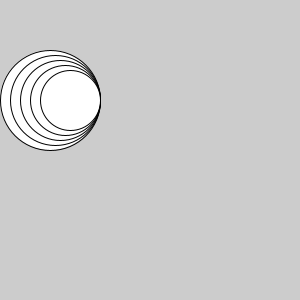
Frame 1 (no input)
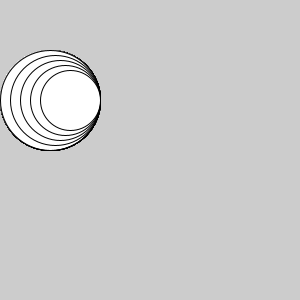
Frame 60 (the mouse pressed at the canvas centre just before this capture)
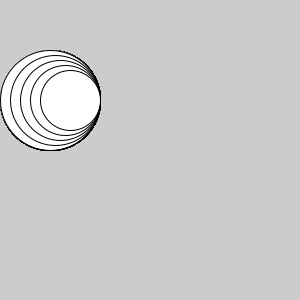
Frame 120 (the mouse held since frame 60 and released just before this capture)

The Processing sketch that drew these frames (run headless with seeded random() and noise(); from frame 60 on, the mouse is pressed at the canvas centre):

// Processing sketch: sketch_9_6_cirkel
// ── sketch_9_6_cirkel.pde
void setup() {
  size(300, 300);
}

void draw() {
  //background(255,255,255);

  int size = 100;
  for (int i = 0; i < 5; i++) {
    ellipse(100 - size/2, 100, size, size);
    size -= 10;
  }
}
